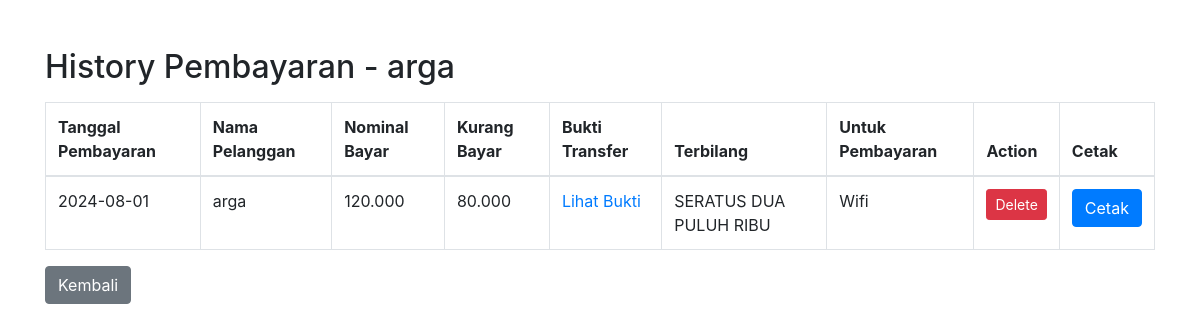
Page /history_pembayaran.php?id=1 (signed in) on the committed database.
### tables this page shows
CREATE TABLE `pelanggan` (
  `id` int(11) NOT NULL,
  `nama_pelanggan` varchar(100) NOT NULL,
  `no_wa` varchar(20) NOT NULL,
  `alamat` text NOT NULL,
  `paket_wifi` varchar(50) NOT NULL,
  `tanggal_aktivasi` date NOT NULL,
  `status` enum('Aktif','Tidak Aktif') DEFAULT 'Tidak Aktif'
);

CREATE TABLE `pembayaran` (
  `id` int(11) NOT NULL,
  `pelanggan_id` int(11) DEFAULT NULL,
  `nominal_bayar` varchar(50) DEFAULT NULL,
  `kurang_bayar` varchar(50) DEFAULT NULL,
  `bukti_transfer` varchar(255) DEFAULT NULL,
  `terbilang` varchar(255) DEFAULT NULL,
  `untuk_pembayaran` varchar(255) DEFAULT NULL,
  `tanggal_pembayaran` varchar(50) DEFAULT NULL,
  `bukti_tf` varchar(255) DEFAULT NULL
);

### history_pembayaran.php (the view, shortened to what this page needs)
<?php
$conn = new mysqli("localhost", "root", "", "pilarapp");
$pelanggan_id = $_GET['id'];
$sql_nama = $conn->prepare("SELECT nama_pelanggan FROM pelanggan WHERE id = ?");
$sql_nama->bind_param("i", $pelanggan_id);
$sql_nama->execute();
$result_nama = $sql_nama->get_result();
if ($result_nama->num_rows > 0) {
    $nama_pelanggan = $result_nama->fetch_assoc()['nama_pelanggan'];
} else {
    $nama_pelanggan = "Tidak diketahui";
}
$sql = $conn->prepare("SELECT * FROM pembayaran WHERE pelanggan_id = ?");
$sql->bind_param("i", $pelanggan_id);
$sql->execute();
$result = $sql->get_result();
?>
<!DOCTYPE html>
<html lang="en">
<head>
    <link rel="stylesheet" href="https://stackpath.bootstrapcdn.com/bootstrap/4.5.2/css/bootstrap.min.css">
</head>
<body>
    <div class="container mt-5">
        <h2>History Pembayaran - <?php echo htmlspecialchars($nama_pelanggan); ?></h2>
        <table class="table table-bordered mt-3">
            <thead>
                <tr>
                    <th>Tanggal Pembayaran</th>
                    <th>Nama Pelanggan</th>
                    <th>Nominal Bayar</th>
                    <th>Kurang Bayar</th>
                    <th>Bukti Transfer</th>
                    <th>Terbilang</th>
                    <th>Untuk Pembayaran</th>
                    <th>Action</th>
                    <th>Cetak</th>
                </tr>
            </thead>
            <tbody>
                <?php
                if ($result->num_rows > 0) {
                    while ($row = $result->fetch_assoc()) {
                        echo "<tr>
                                <td>" . htmlspecialchars($row['tanggal_pembayaran']) . "</td>
                                <td>" . htmlspecialchars($nama_pelanggan) . "</td>
                                <td>" . htmlspecialchars($row['nominal_bayar']) . "</td>
                                <td>" . htmlspecialchars($row['kurang_bayar']) . "</td>
                                <td><a href='uploads/" . htmlspecialchars($row['bukti_tf']) . "' target='_blank'>Lihat Bukti</a></td>
                                <td>" . htmlspecialchars($row['terbilang']) . "</td>
                                <td>" . htmlspecialchars($row['untuk_pembayaran']) . "</td>
                                <td>
                                    <a href='delete.php?id=" . $row['id'] . "&pelanggan_id=" . $pelanggan_id . "' class='btn btn-danger btn-sm' onclick=\"return confirm('Apakah Anda yakin ingin menghapus data ini?');\">Delete</a>
                                </td>
                                <td>
                                    <button onclick=\"window.location.href='printkwitansi.php?id=" . $row['id'] . "'\" class='btn btn-primary'>Cetak</button>
                                </td>
                            </tr>";
                    }
                } else {
                    echo "<tr><td colspan='9'>Tidak ada data pembayaran yang ditemukan.</td></tr>";
                }
                ?>
            </tbody>
        </table>
        <a href="internet_home.php" class="btn btn-secondary">Kembali</a>
    </div>
</body>
</html>

### rows in the picture
pelanggan: nama_pelanggan "arga"
pembayaran: tanggal_pembayaran "2024-08-01", pelanggan.nama_pelanggan "arga", nominal_bayar "120.000", kurang_bayar "80.000", terbilang "SERATUS DUA PULUH RIBU", untuk_pembayaran "Wifi"
